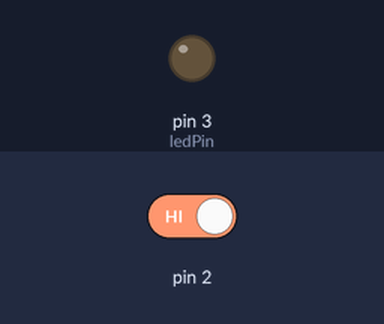
The sketch below on a simulated Arduino Uno, built with avr-gcc and run on an emulated ATmega328P. Parts: output pins drawn as LEDs (lit = HIGH). The test bench sets the inputs (shaded band); at power-on: pin 2 HIGH.

Above: at 1.2 s.
1.3 s: pin 2 driven LOW
At 2.6 s:
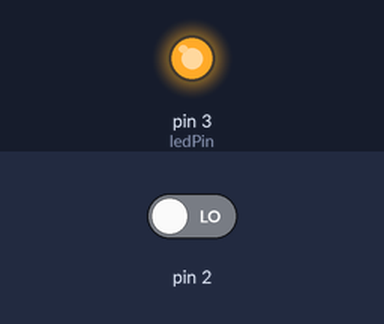
Timing chart, 0 to 4.3 s (numbered marks = the images above; inputs shaded):
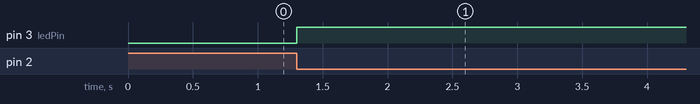

Measured:
- after the input at 1.3 s, pin 3 (ledPin): LOW → HIGH at once

The sketch:

uno_interruption.ino
```cpp
int ledPin = 3;

void setup() {
  Serial.begin(9600);
  pinMode(ledPin, OUTPUT);
  // pin 2 of Arduino UNO = interrupt 0
  attachInterrupt(0, buttonPressed, FALLING); // HIGH ---> LOW
}

void loop() {
  // put your main code here, to run repeatedly:

}

void buttonPressed() {
  digitalWrite(ledPin, HIGH);
}
```
